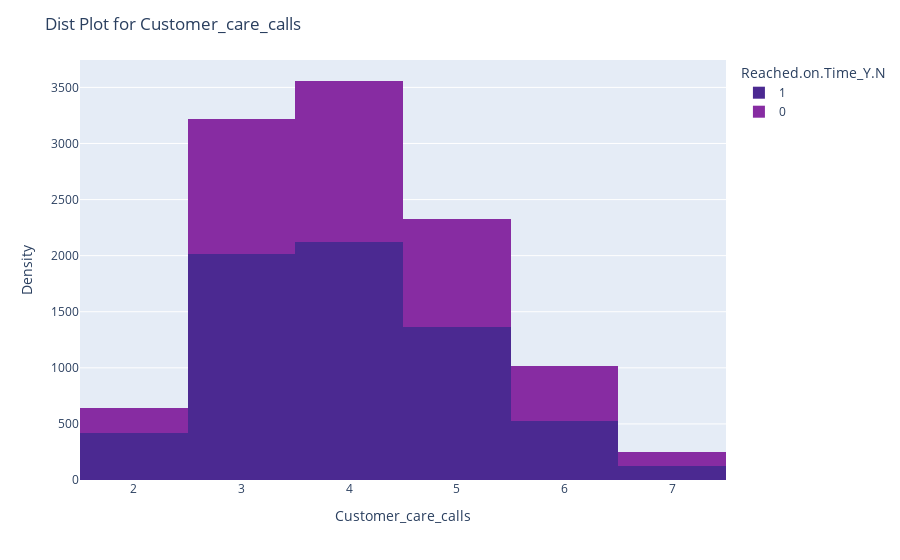
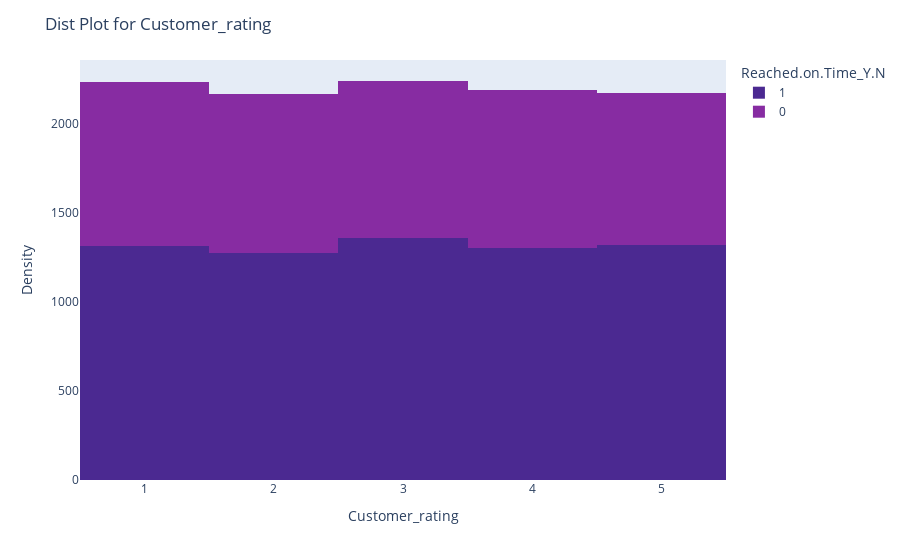
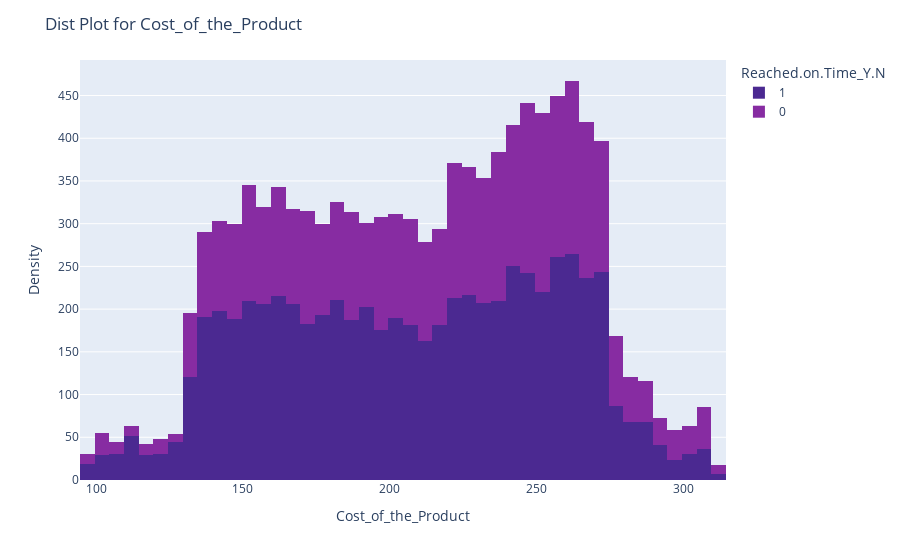
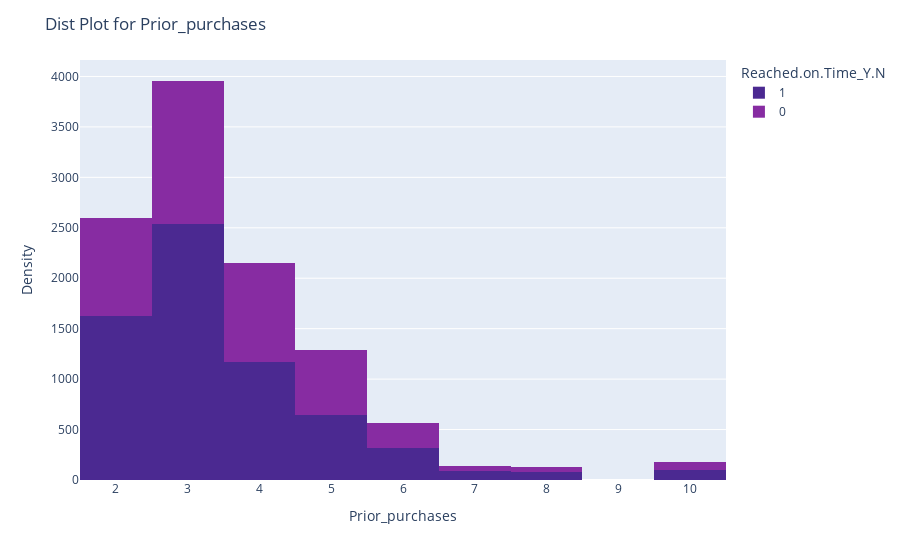

Write notebook code for charts like these, in order.
### Code cell
visualize_numeric_and_categorical(Stridedf_ua)

### Figure 1 — Plotly figure (JSON) as saved in the notebook; plotly's stock layout.template omitted (floating-point values rounded to 4 significant figures; data arrays with more than 128 entries replaced by an {"elided": "..."} marker saying what was removed)
{"data": [{"alignmentgroup": "True", "bingroup": "x", "hovertemplate": "Reached.on.Time_Y.N=1<br>Customer_care_calls=%{x}<br>count=%{y}<extra></extra>", "legendgroup": "1", "marker": {"color": "rgb(75, 41, 145)", "pattern": {"shape": ""}}, "name": "1", "offsetgroup": "1", "orientation": "v", "showlegend": true, "type": "histogram", "x": {"elided": "6563 int values"}, "xaxis": "x", "yaxis": "y"}, {"alignmentgroup": "True", "bingroup": "x", "hovertemplate": "Reached.on.Time_Y.N=0<br>Customer_care_calls=%{x}<br>count=%{y}<extra></extra>", "legendgroup": "0", "marker": {"color": "rgb(135, 44, 162)", "pattern": {"shape": ""}}, "name": "0", "offsetgroup": "0", "orientation": "v", "showlegend": true, "type": "histogram", "x": {"elided": "4436 int values"}, "xaxis": "x", "yaxis": "y"}], "layout": {"barmode": "relative", "legend": {"title": {"text": "Reached.on.Time_Y.N"}, "tracegroupgap": 0}, "margin": {"t": 60}, "title": {"text": "Dist Plot for Customer_care_calls"}, "xaxis": {"anchor": "y", "domain": [0, 1], "title": {"text": "Customer_care_calls"}}, "yaxis": {"anchor": "x", "domain": [0, 1], "title": {"text": "Density"}}}}

### Figure 2 — Plotly figure (JSON) as saved in the notebook; plotly's stock layout.template omitted (floating-point values rounded to 4 significant figures; data arrays with more than 128 entries replaced by an {"elided": "..."} marker saying what was removed)
{"data": [{"alignmentgroup": "True", "bingroup": "x", "hovertemplate": "Reached.on.Time_Y.N=1<br>Customer_rating=%{x}<br>count=%{y}<extra></extra>", "legendgroup": "1", "marker": {"color": "rgb(75, 41, 145)", "pattern": {"shape": ""}}, "name": "1", "offsetgroup": "1", "orientation": "v", "showlegend": true, "type": "histogram", "x": {"elided": "6563 int values"}, "xaxis": "x", "yaxis": "y"}, {"alignmentgroup": "True", "bingroup": "x", "hovertemplate": "Reached.on.Time_Y.N=0<br>Customer_rating=%{x}<br>count=%{y}<extra></extra>", "legendgroup": "0", "marker": {"color": "rgb(135, 44, 162)", "pattern": {"shape": ""}}, "name": "0", "offsetgroup": "0", "orientation": "v", "showlegend": true, "type": "histogram", "x": {"elided": "4436 int values"}, "xaxis": "x", "yaxis": "y"}], "layout": {"barmode": "relative", "legend": {"title": {"text": "Reached.on.Time_Y.N"}, "tracegroupgap": 0}, "margin": {"t": 60}, "title": {"text": "Dist Plot for Customer_rating"}, "xaxis": {"anchor": "y", "domain": [0, 1], "title": {"text": "Customer_rating"}}, "yaxis": {"anchor": "x", "domain": [0, 1], "title": {"text": "Density"}}}}

### Figure 3 — Plotly figure (JSON) as saved in the notebook; plotly's stock layout.template omitted (floating-point values rounded to 4 significant figures; data arrays with more than 128 entries replaced by an {"elided": "..."} marker saying what was removed)
{"data": [{"alignmentgroup": "True", "bingroup": "x", "hovertemplate": "Reached.on.Time_Y.N=1<br>Cost_of_the_Product=%{x}<br>count=%{y}<extra></extra>", "legendgroup": "1", "marker": {"color": "rgb(75, 41, 145)", "pattern": {"shape": ""}}, "name": "1", "offsetgroup": "1", "orientation": "v", "showlegend": true, "type": "histogram", "x": {"elided": "6563 int values"}, "xaxis": "x", "yaxis": "y"}, {"alignmentgroup": "True", "bingroup": "x", "hovertemplate": "Reached.on.Time_Y.N=0<br>Cost_of_the_Product=%{x}<br>count=%{y}<extra></extra>", "legendgroup": "0", "marker": {"color": "rgb(135, 44, 162)", "pattern": {"shape": ""}}, "name": "0", "offsetgroup": "0", "orientation": "v", "showlegend": true, "type": "histogram", "x": {"elided": "4436 int values"}, "xaxis": "x", "yaxis": "y"}], "layout": {"barmode": "relative", "legend": {"title": {"text": "Reached.on.Time_Y.N"}, "tracegroupgap": 0}, "margin": {"t": 60}, "title": {"text": "Dist Plot for Cost_of_the_Product"}, "xaxis": {"anchor": "y", "domain": [0, 1], "title": {"text": "Cost_of_the_Product"}}, "yaxis": {"anchor": "x", "domain": [0, 1], "title": {"text": "Density"}}}}

### Figure 4 — Plotly figure (JSON) as saved in the notebook; plotly's stock layout.template omitted (floating-point values rounded to 4 significant figures; data arrays with more than 128 entries replaced by an {"elided": "..."} marker saying what was removed)
{"data": [{"alignmentgroup": "True", "bingroup": "x", "hovertemplate": "Reached.on.Time_Y.N=1<br>Prior_purchases=%{x}<br>count=%{y}<extra></extra>", "legendgroup": "1", "marker": {"color": "rgb(75, 41, 145)", "pattern": {"shape": ""}}, "name": "1", "offsetgroup": "1", "orientation": "v", "showlegend": true, "type": "histogram", "x": {"elided": "6563 int values"}, "xaxis": "x", "yaxis": "y"}, {"alignmentgroup": "True", "bingroup": "x", "hovertemplate": "Reached.on.Time_Y.N=0<br>Prior_purchases=%{x}<br>count=%{y}<extra></extra>", "legendgroup": "0", "marker": {"color": "rgb(135, 44, 162)", "pattern": {"shape": ""}}, "name": "0", "offsetgroup": "0", "orientation": "v", "showlegend": true, "type": "histogram", "x": {"elided": "4436 int values"}, "xaxis": "x", "yaxis": "y"}], "layout": {"barmode": "relative", "legend": {"title": {"text": "Reached.on.Time_Y.N"}, "tracegroupgap": 0}, "margin": {"t": 60}, "title": {"text": "Dist Plot for Prior_purchases"}, "xaxis": {"anchor": "y", "domain": [0, 1], "title": {"text": "Prior_purchases"}}, "yaxis": {"anchor": "x", "domain": [0, 1], "title": {"text": "Density"}}}}
